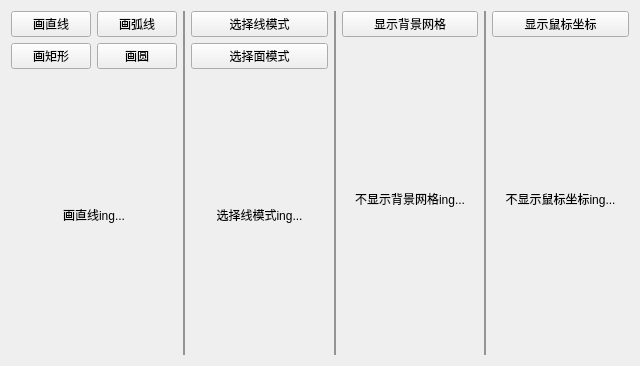
<?xml version="1.0" encoding="UTF-8"?>
<ui version="4.0">
 <class>Widget</class>
 <widget class="QWidget" name="Widget">
  <property name="geometry">
   <rect>
    <x>0</x>
    <y>0</y>
    <width>640</width>
    <height>366</height>
   </rect>
  </property>
  <property name="windowTitle">
   <string>Widget</string>
  </property>
  <layout class="QHBoxLayout" name="horizontalLayout_2">
   <item>
    <layout class="QVBoxLayout" name="verticalLayout_3">
     <item>
      <layout class="QHBoxLayout" name="horizontalLayout">
       <item>
        <layout class="QVBoxLayout" name="verticalLayout">
         <item>
          <widget class="QPushButton" name="paintLineBtn">
           <property name="text">
            <string>画直线</string>
           </property>
          </widget>
         </item>
         <item>
          <widget class="QPushButton" name="paintRectBtn">
           <property name="text">
            <string>画矩形</string>
           </property>
          </widget>
         </item>
        </layout>
       </item>
       <item>
        <layout class="QVBoxLayout" name="verticalLayout_2">
         <item>
          <widget class="QPushButton" name="paintArcBtn">
           <property name="text">
            <string>画弧线</string>
           </property>
          </widget>
         </item>
         <item>
          <widget class="QPushButton" name="paintCircleBtn">
           <property name="text">
            <string>画圆</string>
           </property>
          </widget>
         </item>
        </layout>
       </item>
      </layout>
     </item>
     <item>
      <spacer name="verticalSpacer">
       <property name="orientation">
        <enum>Qt::Vertical</enum>
       </property>
       <property name="sizeHint" stdset="0">
        <size>
         <width>20</width>
         <height>40</height>
        </size>
       </property>
      </spacer>
     </item>
     <item>
      <widget class="QLabel" name="paintLabel">
       <property name="text">
        <string>画直线ing...</string>
       </property>
       <property name="alignment">
        <set>Qt::AlignCenter</set>
       </property>
      </widget>
     </item>
     <item>
      <spacer name="verticalSpacer_5">
       <property name="orientation">
        <enum>Qt::Vertical</enum>
       </property>
       <property name="sizeHint" stdset="0">
        <size>
         <width>20</width>
         <height>40</height>
        </size>
       </property>
      </spacer>
     </item>
    </layout>
   </item>
   <item>
    <widget class="QLabel" name="label_5">
     <property name="maximumSize">
      <size>
       <width>2</width>
       <height>16777215</height>
      </size>
     </property>
     <property name="styleSheet">
      <string notr="true">background-color: rgb(148, 148, 148);</string>
     </property>
     <property name="text">
      <string/>
     </property>
    </widget>
   </item>
   <item>
    <layout class="QVBoxLayout" name="verticalLayout_4">
     <item>
      <widget class="QPushButton" name="selectLineBtn">
       <property name="text">
        <string>选择线模式</string>
       </property>
      </widget>
     </item>
     <item>
      <widget class="QPushButton" name="selectFaceBtn">
       <property name="text">
        <string>选择面模式</string>
       </property>
      </widget>
     </item>
     <item>
      <spacer name="verticalSpacer_2">
       <property name="orientation">
        <enum>Qt::Vertical</enum>
       </property>
       <property name="sizeHint" stdset="0">
        <size>
         <width>20</width>
         <height>40</height>
        </size>
       </property>
      </spacer>
     </item>
     <item>
      <widget class="QLabel" name="modelLabel">
       <property name="text">
        <string>选择线模式ing...</string>
       </property>
       <property name="alignment">
        <set>Qt::AlignCenter</set>
       </property>
      </widget>
     </item>
     <item>
      <spacer name="verticalSpacer_6">
       <property name="orientation">
        <enum>Qt::Vertical</enum>
       </property>
       <property name="sizeHint" stdset="0">
        <size>
         <width>20</width>
         <height>40</height>
        </size>
       </property>
      </spacer>
     </item>
    </layout>
   </item>
   <item>
    <widget class="QLabel" name="label_6">
     <property name="maximumSize">
      <size>
       <width>2</width>
       <height>16777215</height>
      </size>
     </property>
     <property name="styleSheet">
      <string notr="true">background-color: rgb(148, 148, 148);</string>
     </property>
     <property name="text">
      <string/>
     </property>
    </widget>
   </item>
   <item>
    <layout class="QVBoxLayout" name="verticalLayout_5">
     <item>
      <widget class="QPushButton" name="showGridBtn">
       <property name="text">
        <string>显示背景网格</string>
       </property>
      </widget>
     </item>
     <item>
      <spacer name="verticalSpacer_3">
       <property name="orientation">
        <enum>Qt::Vertical</enum>
       </property>
       <property name="sizeHint" stdset="0">
        <size>
         <width>20</width>
         <height>40</height>
        </size>
       </property>
      </spacer>
     </item>
     <item>
      <widget class="QLabel" name="gridLabel">
       <property name="text">
        <string>不显示背景网格ing...</string>
       </property>
       <property name="alignment">
        <set>Qt::AlignCenter</set>
       </property>
      </widget>
     </item>
     <item>
      <spacer name="verticalSpacer_7">
       <property name="orientation">
        <enum>Qt::Vertical</enum>
       </property>
       <property name="sizeHint" stdset="0">
        <size>
         <width>20</width>
         <height>40</height>
        </size>
       </property>
      </spacer>
     </item>
    </layout>
   </item>
   <item>
    <widget class="QLabel" name="label_7">
     <property name="maximumSize">
      <size>
       <width>2</width>
       <height>16777215</height>
      </size>
     </property>
     <property name="styleSheet">
      <string notr="true">background-color: rgb(148, 148, 148);</string>
     </property>
     <property name="text">
      <string/>
     </property>
    </widget>
   </item>
   <item>
    <layout class="QVBoxLayout" name="verticalLayout_6">
     <item>
      <widget class="QPushButton" name="showPositionBtn">
       <property name="text">
        <string>显示鼠标坐标</string>
       </property>
      </widget>
     </item>
     <item>
      <spacer name="verticalSpacer_4">
       <property name="orientation">
        <enum>Qt::Vertical</enum>
       </property>
       <property name="sizeHint" stdset="0">
        <size>
         <width>20</width>
         <height>40</height>
        </size>
       </property>
      </spacer>
     </item>
     <item>
      <widget class="QLabel" name="positionLabel">
       <property name="text">
        <string>不显示鼠标坐标ing...</string>
       </property>
       <property name="alignment">
        <set>Qt::AlignCenter</set>
       </property>
      </widget>
     </item>
     <item>
      <spacer name="verticalSpacer_8">
       <property name="orientation">
        <enum>Qt::Vertical</enum>
       </property>
       <property name="sizeHint" stdset="0">
        <size>
         <width>20</width>
         <height>40</height>
        </size>
       </property>
      </spacer>
     </item>
    </layout>
   </item>
  </layout>
 </widget>
 <resources/>
 <connections/>
</ui>
